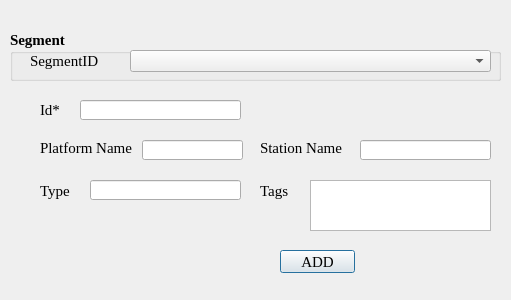
<?xml version="1.0" encoding="UTF-8"?>
<ui version="4.0">
 <class>TrainStop</class>
 <widget class="QDialog" name="TrainStop">
  <property name="geometry">
   <rect>
    <x>0</x>
    <y>0</y>
    <width>511</width>
    <height>300</height>
   </rect>
  </property>
  <property name="font">
   <font>
    <family>Times New Roman</family>
    <pointsize>11</pointsize>
   </font>
  </property>
  <property name="windowTitle">
   <string>Dialog</string>
  </property>
  <widget class="QPushButton" name="pushButton">
   <property name="geometry">
    <rect>
     <x>280</x>
     <y>250</y>
     <width>75</width>
     <height>23</height>
    </rect>
   </property>
   <property name="font">
    <font>
     <family>Times New Roman</family>
     <pointsize>11</pointsize>
    </font>
   </property>
   <property name="text">
    <string>ADD</string>
   </property>
  </widget>
  <widget class="QGroupBox" name="SegmentGroupBox">
   <property name="geometry">
    <rect>
     <x>10</x>
     <y>30</y>
     <width>491</width>
     <height>51</height>
    </rect>
   </property>
   <property name="font">
    <font>
     <family>Times New Roman</family>
     <pointsize>11</pointsize>
     <weight>75</weight>
     <bold>true</bold>
    </font>
   </property>
   <property name="title">
    <string>Segment</string>
   </property>
   <widget class="QLabel" name="label">
    <property name="geometry">
     <rect>
      <x>20</x>
      <y>20</y>
      <width>91</width>
      <height>21</height>
     </rect>
    </property>
    <property name="font">
     <font>
      <family>Times New Roman</family>
      <pointsize>11</pointsize>
      <weight>50</weight>
      <bold>false</bold>
     </font>
    </property>
    <property name="text">
     <string>SegmentID</string>
    </property>
   </widget>
   <widget class="QComboBox" name="comboBox">
    <property name="geometry">
     <rect>
      <x>120</x>
      <y>20</y>
      <width>361</width>
      <height>22</height>
     </rect>
    </property>
    <property name="font">
     <font>
      <family>Times New Roman</family>
      <pointsize>11</pointsize>
     </font>
    </property>
   </widget>
  </widget>
  <widget class="QLabel" name="label_2">
   <property name="geometry">
    <rect>
     <x>40</x>
     <y>100</y>
     <width>31</width>
     <height>20</height>
    </rect>
   </property>
   <property name="font">
    <font>
     <family>Times New Roman</family>
     <pointsize>11</pointsize>
    </font>
   </property>
   <property name="text">
    <string>Id*</string>
   </property>
  </widget>
  <widget class="QLineEdit" name="lineEdit">
   <property name="geometry">
    <rect>
     <x>80</x>
     <y>100</y>
     <width>161</width>
     <height>20</height>
    </rect>
   </property>
   <property name="font">
    <font>
     <family>Times New Roman</family>
     <pointsize>11</pointsize>
    </font>
   </property>
  </widget>
  <widget class="QLabel" name="label_3">
   <property name="geometry">
    <rect>
     <x>40</x>
     <y>140</y>
     <width>101</width>
     <height>16</height>
    </rect>
   </property>
   <property name="font">
    <font>
     <family>Times New Roman</family>
     <pointsize>11</pointsize>
    </font>
   </property>
   <property name="text">
    <string>Platform Name</string>
   </property>
  </widget>
  <widget class="QLabel" name="label_4">
   <property name="geometry">
    <rect>
     <x>260</x>
     <y>140</y>
     <width>91</width>
     <height>16</height>
    </rect>
   </property>
   <property name="font">
    <font>
     <family>Times New Roman</family>
     <pointsize>11</pointsize>
    </font>
   </property>
   <property name="text">
    <string>Station Name</string>
   </property>
  </widget>
  <widget class="QLabel" name="label_5">
   <property name="geometry">
    <rect>
     <x>40</x>
     <y>170</y>
     <width>41</width>
     <height>41</height>
    </rect>
   </property>
   <property name="font">
    <font>
     <family>Times New Roman</family>
     <pointsize>11</pointsize>
    </font>
   </property>
   <property name="text">
    <string>Type</string>
   </property>
  </widget>
  <widget class="QLabel" name="label_6">
   <property name="geometry">
    <rect>
     <x>260</x>
     <y>170</y>
     <width>61</width>
     <height>41</height>
    </rect>
   </property>
   <property name="font">
    <font>
     <family>Times New Roman</family>
     <pointsize>11</pointsize>
    </font>
   </property>
   <property name="text">
    <string>Tags</string>
   </property>
  </widget>
  <widget class="QLineEdit" name="lineEdit_2">
   <property name="geometry">
    <rect>
     <x>142</x>
     <y>140</y>
     <width>101</width>
     <height>20</height>
    </rect>
   </property>
   <property name="font">
    <font>
     <family>Times New Roman</family>
     <pointsize>11</pointsize>
    </font>
   </property>
  </widget>
  <widget class="QLineEdit" name="lineEdit_3">
   <property name="geometry">
    <rect>
     <x>360</x>
     <y>140</y>
     <width>131</width>
     <height>20</height>
    </rect>
   </property>
   <property name="font">
    <font>
     <family>Times New Roman</family>
     <pointsize>11</pointsize>
    </font>
   </property>
  </widget>
  <widget class="QTextEdit" name="textEdit">
   <property name="geometry">
    <rect>
     <x>310</x>
     <y>180</y>
     <width>181</width>
     <height>51</height>
    </rect>
   </property>
   <property name="font">
    <font>
     <family>Times New Roman</family>
     <pointsize>11</pointsize>
    </font>
   </property>
  </widget>
  <widget class="QLineEdit" name="lineEdit_4">
   <property name="geometry">
    <rect>
     <x>90</x>
     <y>180</y>
     <width>151</width>
     <height>20</height>
    </rect>
   </property>
   <property name="font">
    <font>
     <family>Times New Roman</family>
     <pointsize>11</pointsize>
    </font>
   </property>
  </widget>
 </widget>
 <resources/>
 <connections/>
</ui>
